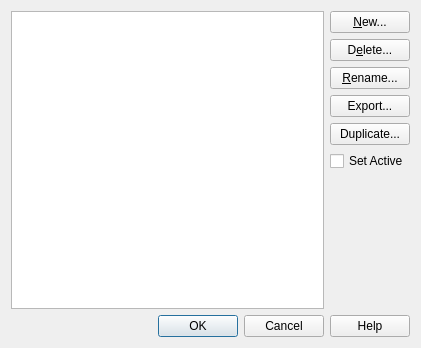
<?xml version="1.0" encoding="UTF-8"?>
<ui version="4.0">
 <class>swModelListDialog</class>
 <widget class="QDialog" name="swModelListDialog">
  <property name="whatsThis">
   <string>&lt;p&gt;&lt;b&gt;Submodels&lt;/b&gt;&lt;/p&gt;&lt;p&gt;Manage the model and its submodels. Create, rename, duplicate, delete, or reorder entries, then choose OK to apply the changes. Cancel discards the list changes; files already exported remain on disk.&lt;/p&gt;&lt;p&gt;Drag list entries to change their order. Use Set Active to switch to the current list item when applying changes.&lt;/p&gt;</string>
  </property>
  <property name="geometry">
   <rect>
    <x>0</x>
    <y>0</y>
    <width>421</width>
    <height>348</height>
   </rect>
  </property>
  <property name="windowTitle">
   <string>Submodels</string>
  </property>
  <layout class="QVBoxLayout" name="verticalLayout">
   <item>
    <layout class="QHBoxLayout" name="horizontalLayout">
     <item>
      <widget class="QListWidget" name="ModelList">
       <property name="toolTip">
        <string>Select models to manage, or drag them to change their order.</string>
       </property>
       <property name="accessibleName">
        <string>Submodels</string>
       </property>
       <property name="whatsThis">
        <string>&lt;p&gt;&lt;b&gt;Model List&lt;/b&gt;&lt;/p&gt;&lt;p&gt;Select one or more entries for actions such as Rename, Duplicate, Export, or Delete. Drag entries to reorder them. Double-click an entry to apply the list changes and make that entry active.&lt;/p&gt;&lt;p&gt;Model and submodel names must be unique; capitalization alone does not make a name unique.&lt;/p&gt;</string>
       </property>
       <property name="selectionMode">
        <enum>QAbstractItemView::ExtendedSelection</enum>
       </property>
      </widget>
     </item>
     <item>
      <layout class="QVBoxLayout" name="verticalLayout_2">
       <item>
        <widget class="QPushButton" name="NewModel">
         <property name="toolTip">
          <string>Add a new empty submodel.</string>
         </property>
         <property name="text">
          <string>&amp;New...</string>
         </property>
        </widget>
       </item>
       <item>
        <widget class="QPushButton" name="DeleteModel">
         <property name="toolTip">
          <string>Remove the selected entries.</string>
         </property>
         <property name="whatsThis">
          <string>&lt;p&gt;&lt;b&gt;Delete Submodels&lt;/b&gt;&lt;/p&gt;&lt;p&gt;Remove the selected entries after confirmation. At least one entry must remain. Changes take effect when you accept this dialog.&lt;/p&gt;</string>
         </property>
         <property name="text">
          <string>D&amp;elete...</string>
         </property>
        </widget>
       </item>
       <item>
        <widget class="QPushButton" name="RenameModel">
         <property name="toolTip">
          <string>Choose a unique name for each selected model.</string>
         </property>
         <property name="text">
          <string>&amp;Rename...</string>
         </property>
        </widget>
       </item>
       <item>
        <widget class="QPushButton" name="ExportModel">
         <property name="toolTip">
          <string>Save the selected models to separate LDraw files.</string>
         </property>
         <property name="whatsThis">
          <string>&lt;p&gt;&lt;b&gt;Export Submodels&lt;/b&gt;&lt;/p&gt;&lt;p&gt;For one selected model, choose its output file. For several selected models, choose an output folder. Export writes files immediately, even if you later cancel this dialog.&lt;/p&gt;&lt;p&gt;A newly created empty model has nothing to export until the list changes have been applied.&lt;/p&gt;</string>
         </property>
         <property name="text">
          <string>Export...</string>
         </property>
        </widget>
       </item>
       <item>
        <widget class="QPushButton" name="DuplicateModel">
         <property name="toolTip">
          <string>Create named copies of the selected models.</string>
         </property>
         <property name="text">
          <string>Duplicate...</string>
         </property>
        </widget>
       </item>
       <item>
        <widget class="QCheckBox" name="SetActiveModel">
         <property name="toolTip">
          <string>Switch to the current list item when applying the changes.</string>
         </property>
         <property name="whatsThis">
          <string>&lt;p&gt;&lt;b&gt;Set Active&lt;/b&gt;&lt;/p&gt;&lt;p&gt;When checked, accepting this dialog makes the current list entry active for editing. When unchecked, the existing active entry is retained if it remains in the list.&lt;/p&gt;</string>
         </property>
         <property name="text">
          <string>Set Active</string>
         </property>
        </widget>
       </item>
       <item>
        <spacer name="verticalSpacer">
         <property name="orientation">
          <enum>Qt::Vertical</enum>
         </property>
         <property name="sizeHint" stdset="0">
          <size>
           <width>20</width>
           <height>40</height>
          </size>
         </property>
        </spacer>
       </item>
      </layout>
     </item>
    </layout>
   </item>
   <item>
    <widget class="QDialogButtonBox" name="buttonBox">
     <property name="orientation">
      <enum>Qt::Horizontal</enum>
     </property>
     <property name="standardButtons">
      <set>QDialogButtonBox::Cancel|QDialogButtonBox::Help|QDialogButtonBox::Ok</set>
     </property>
    </widget>
   </item>
  </layout>
 </widget>
 <tabstops>
  <tabstop>ModelList</tabstop>
  <tabstop>NewModel</tabstop>
  <tabstop>DeleteModel</tabstop>
  <tabstop>RenameModel</tabstop>
  <tabstop>ExportModel</tabstop>
  <tabstop>DuplicateModel</tabstop>
  <tabstop>SetActiveModel</tabstop>
 </tabstops>
 <resources/>
 <connections>
  <connection>
   <sender>buttonBox</sender>
   <signal>accepted()</signal>
   <receiver>swModelListDialog</receiver>
   <slot>accept()</slot>
   <hints>
    <hint type="sourcelabel">
     <x>248</x>
     <y>254</y>
    </hint>
    <hint type="destinationlabel">
     <x>157</x>
     <y>274</y>
    </hint>
   </hints>
  </connection>
  <connection>
   <sender>buttonBox</sender>
   <signal>rejected()</signal>
   <receiver>swModelListDialog</receiver>
   <slot>reject()</slot>
   <hints>
    <hint type="sourcelabel">
     <x>316</x>
     <y>260</y>
    </hint>
    <hint type="destinationlabel">
     <x>286</x>
     <y>274</y>
    </hint>
   </hints>
  </connection>
 </connections>
</ui>
